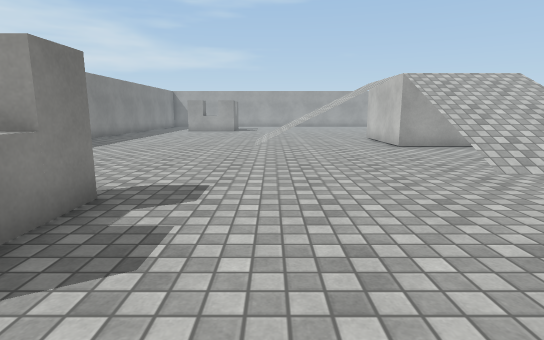
view 1 (above)

21 first-person views from a walk through a scene from a Unity 3-D project. The camera is 1.2 m above the floor, tilts 10° down and sees 80° across. The floor is counted in squares, 1 m on a side. Each view is taken from the middle of a square. On the plan, view 1 faces up. The plan holds only what a view shows up to about 14 squares ahead; the rest is blank. The place goes on beyond the plan. Surface patterns are stand-ins for the level's own textures.

view 2
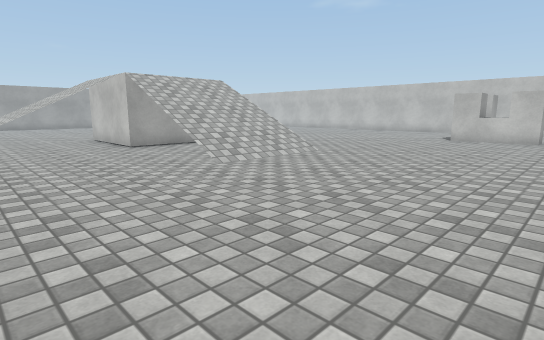

view 3
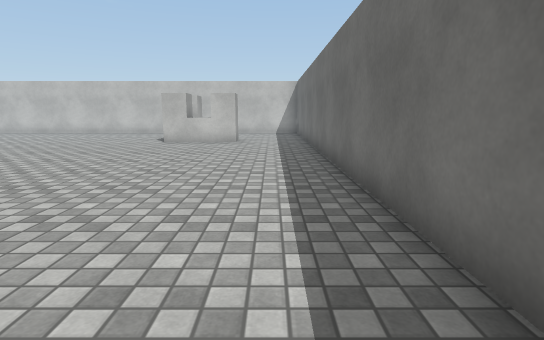

view 4
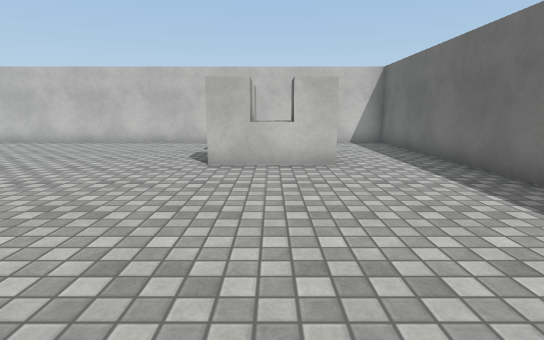

view 5
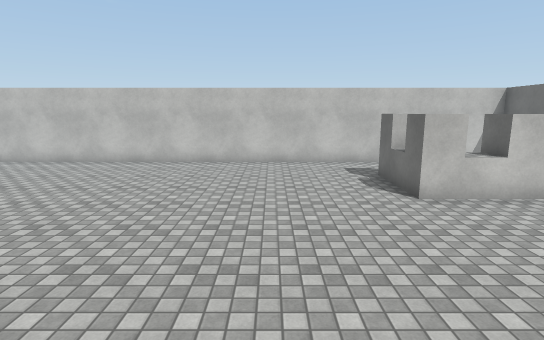

view 6
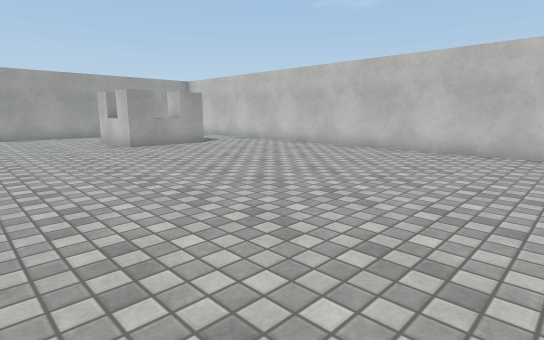

view 7
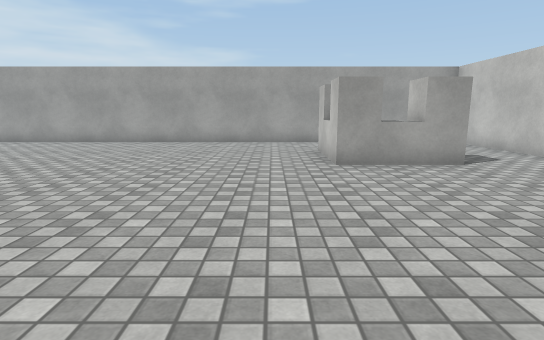

view 8
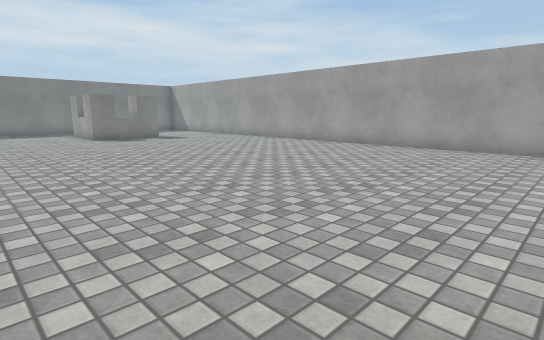

view 9
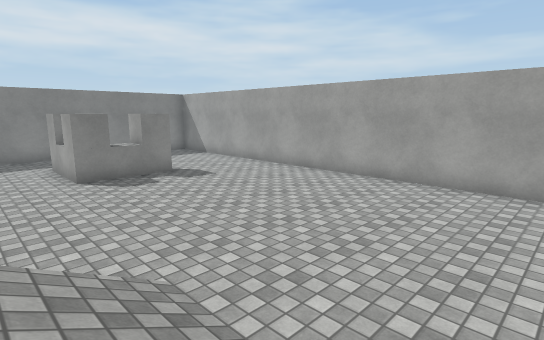

view 10
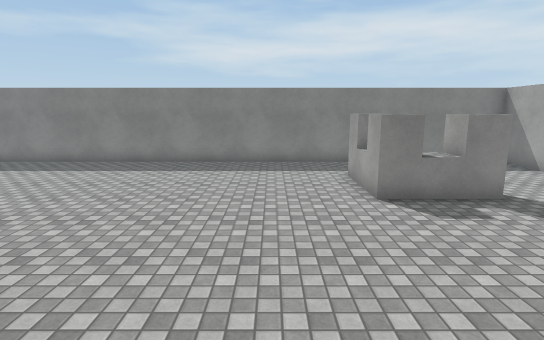

view 11
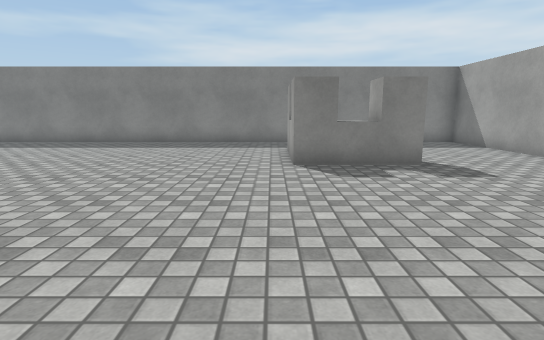

view 12
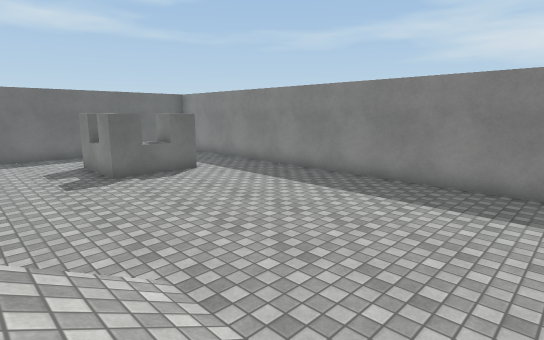

view 13
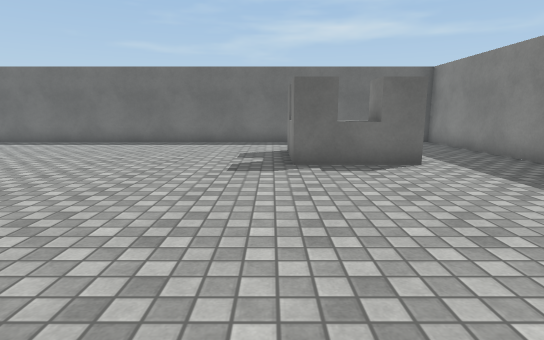

view 14
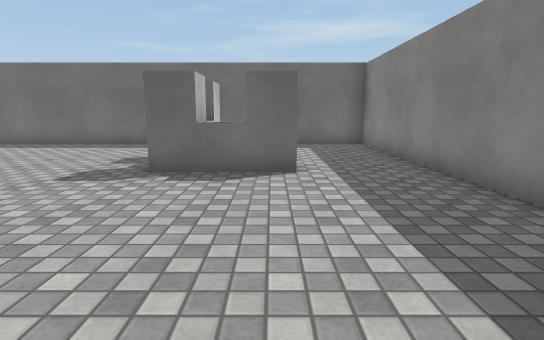

view 15
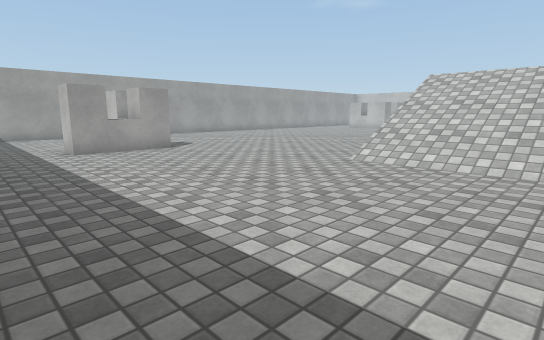

view 16
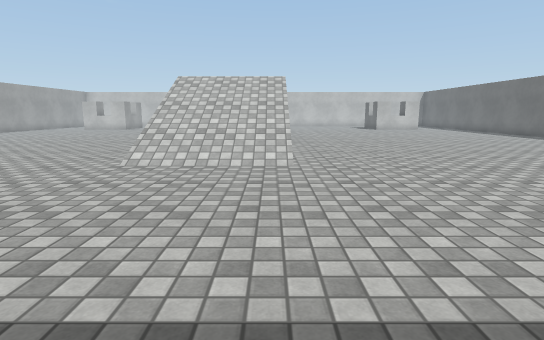

view 17
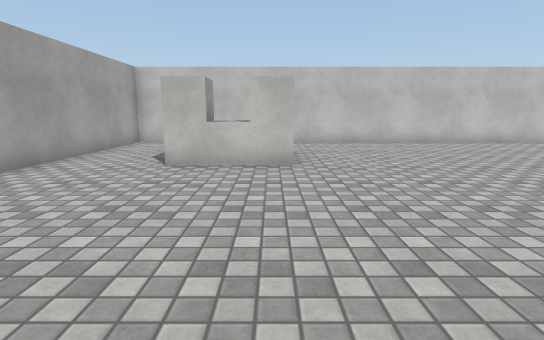

view 18
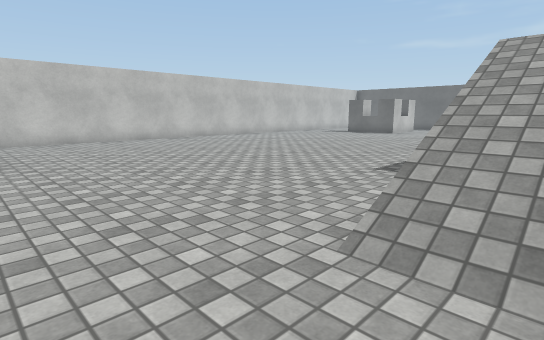

view 19
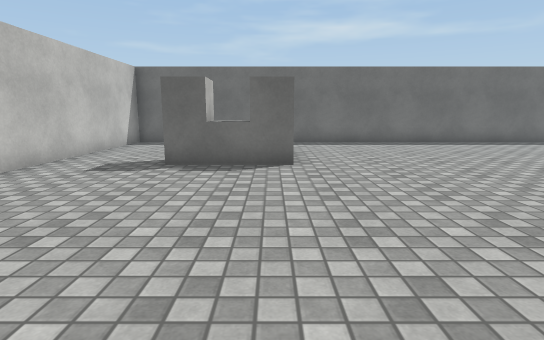

view 20
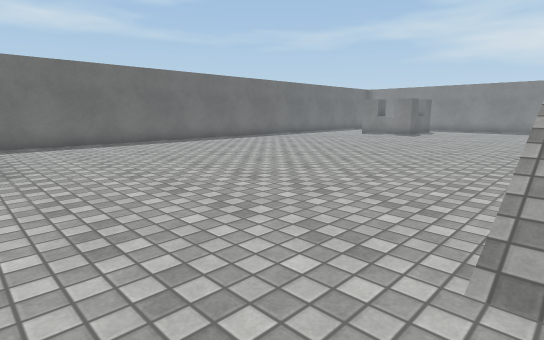

view 21
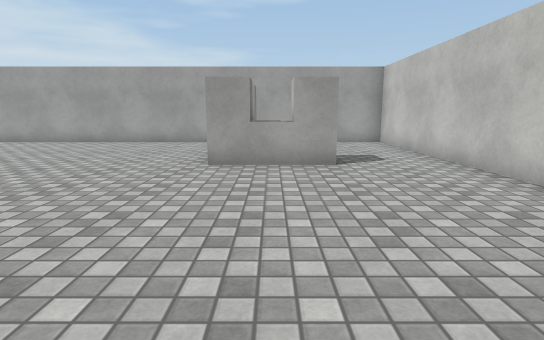

### Floor plan
Key: @ floor where view 1 was taken; # wall or solid block; . floor; / step, stairs or slope; ^ raised ledge; B barrier.
Columns run from 9 left of view 1 to 22 right of it. Each row starts with its distance up from view 1.
 29 ################################
 28 #..............................#
 27 #..............................#
 26 # .............................#
 25 # .......................B  ...#
 24 # ... B..................B  ...#
 23 # ..  B..................BBB...#
 22 #...BBB........................#
 21 #..............................#
 20 #.............////.............#
 19 #.............////.............#
 18 #.............  //.............#
 17 #.............   ^.............#
 16 #.............     ............#
 15 #........///^.#      //........#
 14 #........///^.#      //........#
 13 #........///^.#      //........#
 12 #........///^.##    ///........#
 11 #..............................#
 10 #.............^^^^.............#
  9 #.............////.............#
  8 #.............////.............#
  7 #.............////.............#
  6 #..............................#
  5 #..............................#
  4 #...BBB..................BBB...#
  3 #...  B..................B  ...#
  2 #...  B..................B  ...#
  1 #...  .........................#
  0 #...  ...@.....................#
 -1 #...   ........................#
 -2 ################################

Positions as (right, up) in squares from view 1, and headings:
1: (0, 0), facing up
2: (0, 0), facing up-right
3: (2, 0), facing right
4: (8, 3), facing right
5: (8, 8), facing right
6: (11, 11), facing up-right
7: (14, 15), facing up
8: (13, 17), facing up-left
9: (8, 19), facing up-left
10: (5, 19), facing left
11: (5, 21), facing left
12: (1, 15), facing down-left
13: (-2, 12), facing down
14: (-5, 11), facing down
15: (-8, 11), facing up-right
16: (-8, 12), facing right
17: (8, 23), facing right
18: (7, 23), facing down-right
19: (16, 12), facing down
20: (16, 12), facing down-left
21: (17, 15), facing up
